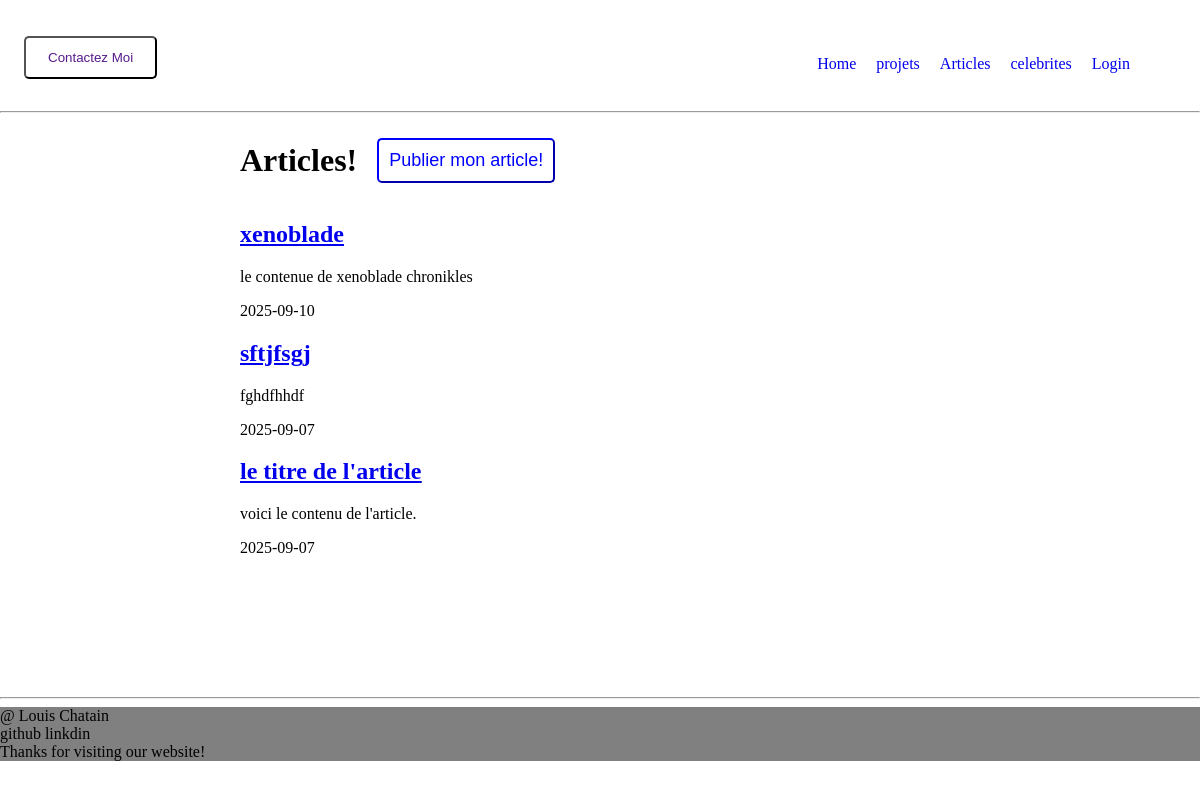
The page /articles/ on the database as committed earlier.
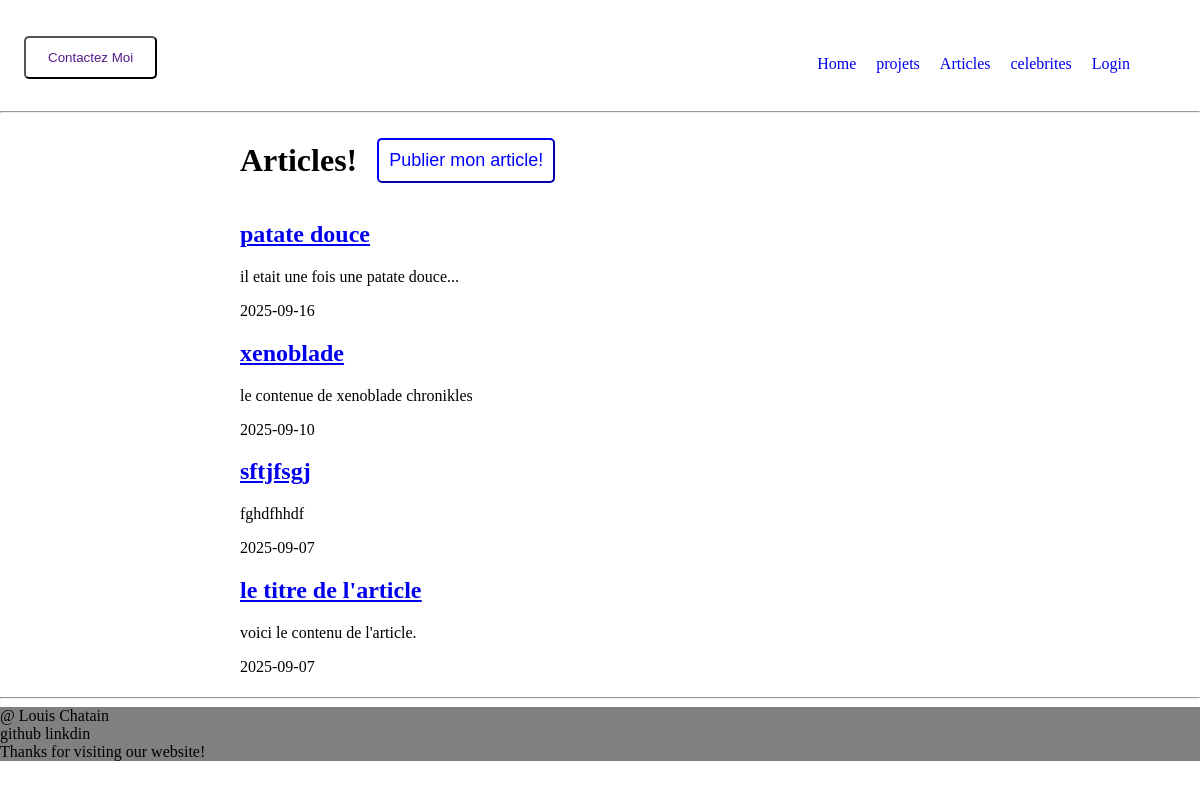
The same page on the database as committed later.
### app.py (models this page shows)
class Article(db.Model):
    id = db.Column(db.Integer, primary_key=True)
    titre = db.Column(db.String(150))
    slug = db.Column(db.String(150))
    contenu = db.Column(db.Text)
    date = db.Column(db.DateTime, default=datetime.now(timezone.utc))

### app.py (the view)
@app.route("/articles/")
@app.route("/articles/<string:slug>")
def articles(slug=""):
    if slug:
        article = Article.query.filter_by(slug=slug).first_or_404()
        return render_template("article.html", article=article)
    articles = Article.query.order_by(Article.date.desc()).all()
    return render_template("articles.html", liste_articles=articles)

### templates/articles.html
{% extends "footer_header.html" %}
{% block main %}
<div style="padding: 0 20%;">
    <div class="projets_and_articles_header">
        <h1 class="big_h1">Articles!</h1>
        <a href="{{ url_for('creation_article') }}"><button>Publier mon article!</button></a>
    </div>
    {% for articles in liste_articles %}
    <article>
        <h2><u><a href="{{ url_for('articles', slug=articles.slug) }}">{{articles.titre}}</a></u></h2>
        <div>
            <p>{{ articles.contenu }}</p>
            <span>{{articles.date.date()}}</span>
        </div>
    </article>
    {% endfor %}
</div>
{% endblock %}

### templates/footer_header.html (shortened to what this page needs)
<!DOCTYPE html>
<html lang="fr">
<head>
    <link rel="stylesheet" href="{{ url_for('static', filename='css/style.css') }}">
</head>
<body>
    <header>
        <nav>
            <div>
                <button><a href="">Contactez Moi</a></button>
                <div>
                    <a href="{{ url_for('home') }}">Home</a>
                    <a href="{{ url_for('projets') }}">projets</a>
                    <a href="{{ url_for('articles') }}">Articles</a>
                    <a href="{{ url_for('celebrites') }}">celebrites</a>
                    <a href="{{ url_for('login') }}">Login</a>
                </div>
            </div>
        </nav>
    </header>
    <hr>
    <main>
        {% block main %}{% endblock %}
    </main>
    <hr>
    <footer>
        <p>@ Louis Chatain</p>
        <p>github linkdin</p>
        <p>Thanks for visiting our website!</p>
    </footer>
</body>
</html>

### static/css/style.css (style rules this page uses)
header { background-color: white; }
nav div { border-radius: 5px; display: flex; justify-content: space-between; margin-top: 1%; }
nav div button { border-radius: 5px; background-color: white; margin: 2%; padding: 1%; display: flex; justify-content: center; }
nav div div { align-items: center; margin-right: 5%; }
nav div a { text-decoration: none; padding-left: 10px; padding-right: 10px; }
main { min-height: 71vh; }
body { margin: 0; }
.projets_and_articles_header { display: flex; justify-content: left; align-items: center; }
.projets_and_articles_header button { border-radius: 5px; border-color: blue; background-color: white; color: blue; margin-left: 20px; padding: 10px; font-size: large; }
.projets_and_articles_header a { text-decoration: none; }
footer { background-color: gray; }
footer p { margin-top: 0; margin-bottom: 0; }
.big_h1 { font-size: xx-large; }

Rows that differ between the two databases and show on the page:
added Article: titre "patate douce", contenu "il etait une fois une patate douce...", date "2025-09-16"
